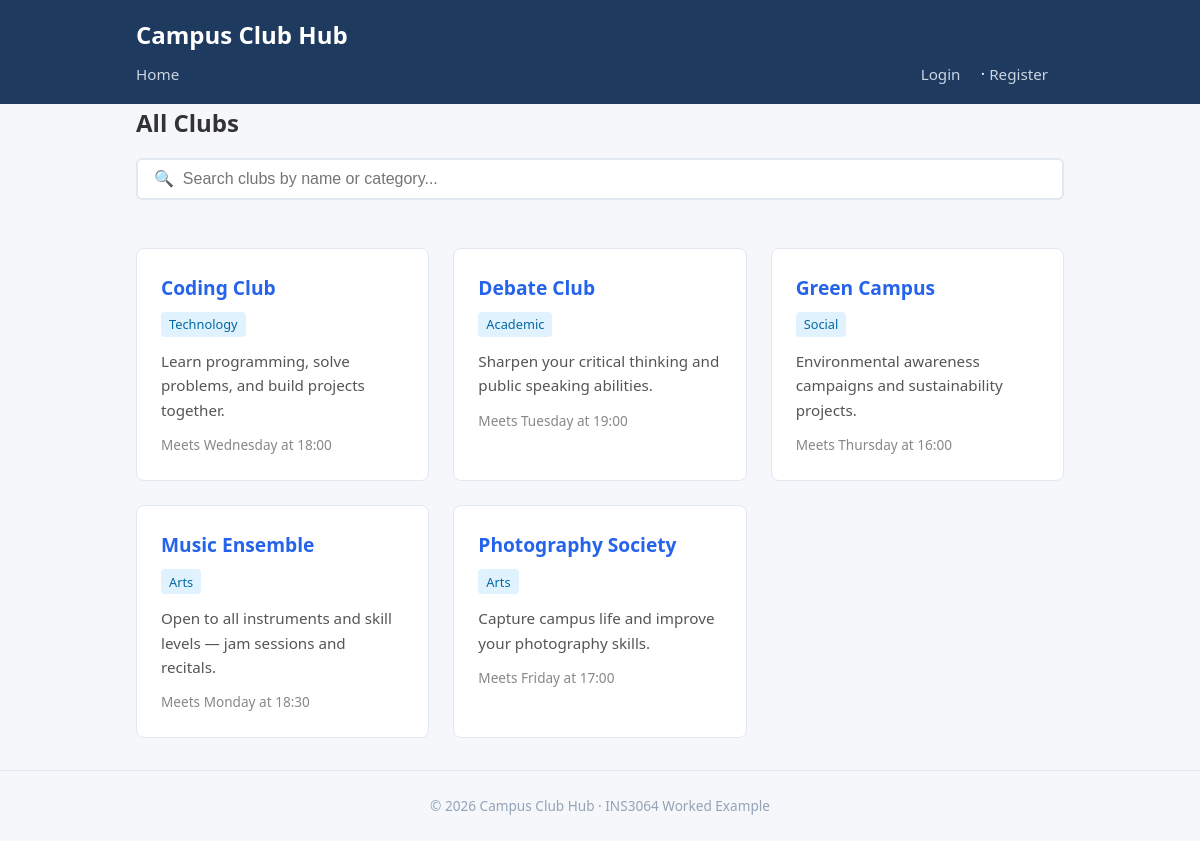
The page / on the database its author committed.
### tables this page shows
CREATE TABLE clubs (
    id          INT AUTO_INCREMENT PRIMARY KEY,
    name        VARCHAR(150)  NOT NULL,
    description TEXT          NOT NULL,
    category    VARCHAR(100)  NOT NULL DEFAULT 'General',
    meeting_day VARCHAR(20)   DEFAULT NULL,       
    meeting_time VARCHAR(20)  DEFAULT NULL,       
    created_by  INT           DEFAULT NULL,       
    created_at  TIMESTAMP     NOT NULL DEFAULT CURRENT_TIMESTAMP,
    CONSTRAINT fk_clubs_creator
        FOREIGN KEY (created_by) REFERENCES users(id) ON DELETE SET NULL
);

### includes/auth.php (called while the page is built, shortened)
<?php
function isLoggedIn(): bool
{
    return !empty($_SESSION['user_id']);
}

### index.php (the view, shortened to what this page needs)
<?php
require_once __DIR__ . '/includes/header.php';
try {
    $pdo = getDB();
    $stmt = $pdo->query(
        'SELECT c.*, u.name AS creator_name
         FROM clubs c
         LEFT JOIN users u ON c.created_by = u.id
         ORDER BY c.name ASC'
    );
    $clubs = $stmt->fetchAll();
} catch (PDOException $e) {
    echo '<div class="alert alert-error">Database error: '
         . htmlspecialchars($e->getMessage(), ENT_QUOTES, 'UTF-8')
         . '</div>';
    $clubs = [];
}
?>
<h2 class="mb-2">All Clubs</h2>
<input
    type="text"
    id="search-box"
    placeholder="🔍  Search clubs by name or category..."
    autocomplete="off"
>
<div class="card-grid" id="clubs-list">
<?php if (empty($clubs)): ?>
    <p>No clubs found. Check back soon!</p>
<?php else: ?>
    <?php foreach ($clubs as $club): ?>
        <div class="card">
            <h2>
                <a href="club_detail.php?id=<?= (int) $club['id'] ?>">
                    <?= htmlspecialchars($club['name'], ENT_QUOTES, 'UTF-8') ?>
                </a>
            </h2>
            <span class="badge">
                <?= htmlspecialchars($club['category'], ENT_QUOTES, 'UTF-8') ?>
            </span>
            <p>
                <?= htmlspecialchars($club['description'], ENT_QUOTES, 'UTF-8') ?>
            </p>
            <div class="meta">
                <?php if ($club['meeting_day'] && $club['meeting_time']): ?>
                    Meets <?= htmlspecialchars($club['meeting_day'], ENT_QUOTES, 'UTF-8') ?>
                    at <?= htmlspecialchars($club['meeting_time'], ENT_QUOTES, 'UTF-8') ?>
                <?php endif; ?>
            </div>
        </div>
    <?php endforeach; ?>
<?php endif; ?>
</div>
<?php require_once __DIR__ . '/includes/footer.php'; ?>

### includes/header.php (shortened to what this page needs)
<?php
require_once __DIR__ . '/auth.php';
?>
<!DOCTYPE html>
<html lang="en">
<head>
    <link rel="stylesheet" href="style.css">
</head>
<body>
<header class="site-header">
    <div class="container">
        <h1><a href="index.php" style="color:#fff;"><?= APP_NAME ?></a></h1>
        <nav>
            <a href="index.php">Home</a>
            <?php if (isLoggedIn()): ?>
                <?php if ($_SESSION['user_role'] === 'admin'): ?>
                    <a href="add_club.php">Add Club</a>
                <?php endif; ?>
                <span class="nav-right">
                    Hello, <?= htmlspecialchars($_SESSION['user_name'], ENT_QUOTES, 'UTF-8') ?>
                    (<em><?= htmlspecialchars($_SESSION['user_role'], ENT_QUOTES, 'UTF-8') ?></em>)
                    &middot;
                    <a href="login.php?action=logout">Logout</a>
                </span>
            <?php else: ?>
                <span class="nav-right">
                    <a href="login.php">Login</a>
                    &middot;
                    <a href="register.php">Register</a>
                </span>
            <?php endif; ?>
        </nav>
    </div>
</header>
<main class="container">

### includes/footer.php (shortened to what this page needs)
</main>
<footer class="site-footer">
    <div class="container">
        &copy; <?= date('Y') ?> <?= APP_NAME ?> &middot; INS3064 Worked Example
    </div>
</footer>
</body>
</html>

### style.css (style rules this page uses)
*, *::before, *::after { box-sizing: border-box; margin: 0; padding: 0; }
body { font-family: 'Segoe UI', Tahoma, Geneva, Verdana, sans-serif; line-height: 1.6; color: #333; background-color: #f5f7fa; }
a { color: #2563eb; text-decoration: none; }
.container { max-width: 960px; margin: 0 auto; padding: 0 1rem; }
.site-header { background-color: #1e3a5f; color: #fff; padding: 1rem 0; }
.site-header h1 { font-size: 1.5rem; margin-bottom: 0.5rem; }
.site-header nav a { color: #cbd5e1; margin-right: 1rem; font-size: 0.95rem; }
.nav-right { float: right; }
main { padding: 2rem 0; }
.card-grid { display: grid; grid-template-columns: repeat(auto-fill, minmax(280px, 1fr)); gap: 1.5rem; }
.card { background: #fff; border: 1px solid #e2e8f0; border-radius: 8px; padding: 1.5rem; transition: box-shadow 0.2s ease; }
.card h2 { font-size: 1.2rem; margin-bottom: 0.5rem; }
.card .badge { display: inline-block; background-color: #e0f2fe; color: #0369a1; font-size: 0.8rem; padding: 0.15rem 0.5rem; border-radius: 4px; margin-bottom: 0.75rem; }
.card p { font-size: 0.95rem; color: #555; margin-bottom: 0.75rem; }
.card .meta { font-size: 0.85rem; color: #888; }
#search-box { width: 100%; padding: 0.6rem 1rem; border: 2px solid #e2e8f0; border-radius: 6px; font-size: 1rem; margin-bottom: 1.5rem; }
.site-footer { text-align: center; padding: 1.5rem 0; font-size: 0.85rem; color: #94a3b8; border-top: 1px solid #e2e8f0; margin-top: 2rem; }
.mb-2 { margin-bottom: 1rem; }

### rows shown on the page
clubs: name "Coding Club", category "Technology", description "Learn programming, solve problems, and build projects together.", meeting_day "Wednesday", meeting_time "18:00"
clubs: name "Debate Club", category "Academic", description "Sharpen your critical thinking and public speaking abilities.", meeting_day "Tuesday", meeting_time "19:00"
clubs: name "Green Campus", category "Social", description "Environmental awareness campaigns and sustainability projects.", meeting_day "Thursday", meeting_time "16:00"
clubs: name "Music Ensemble", category "Arts", description "Open to all instruments and skill levels — jam sessions and recitals.", meeting_day "Monday", meeting_time "18:30"
clubs: name "Photography Society", category "Arts", description "Capture campus life and improve your photography skills.", meeting_day "Friday", meeting_time "17:00"

### other values the page prints
APP_NAME "Campus Club Hub"
